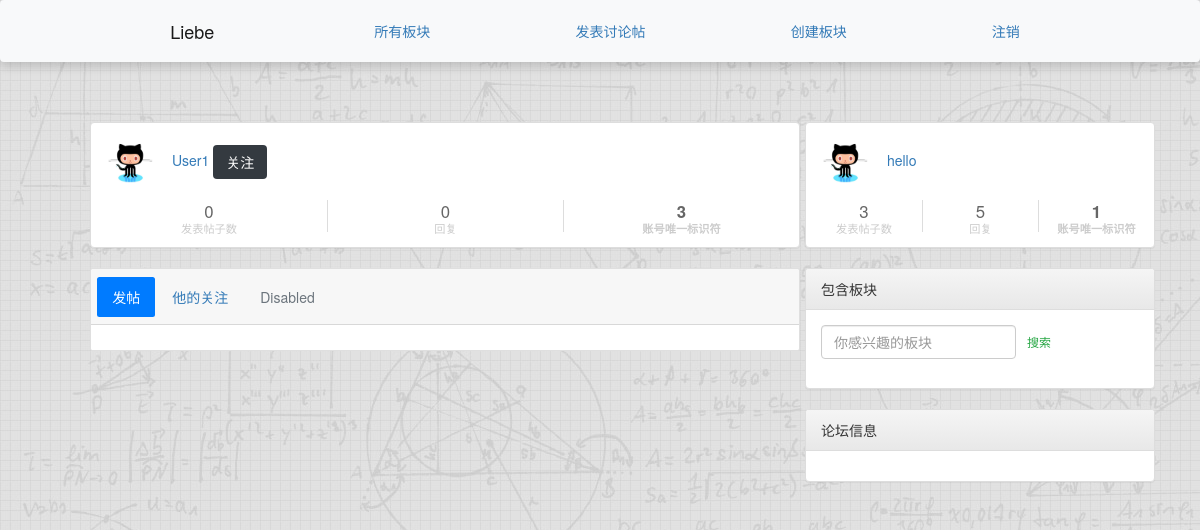
/accounts/profile/User1/ (signed in), run on an earlier commit of the app's database.
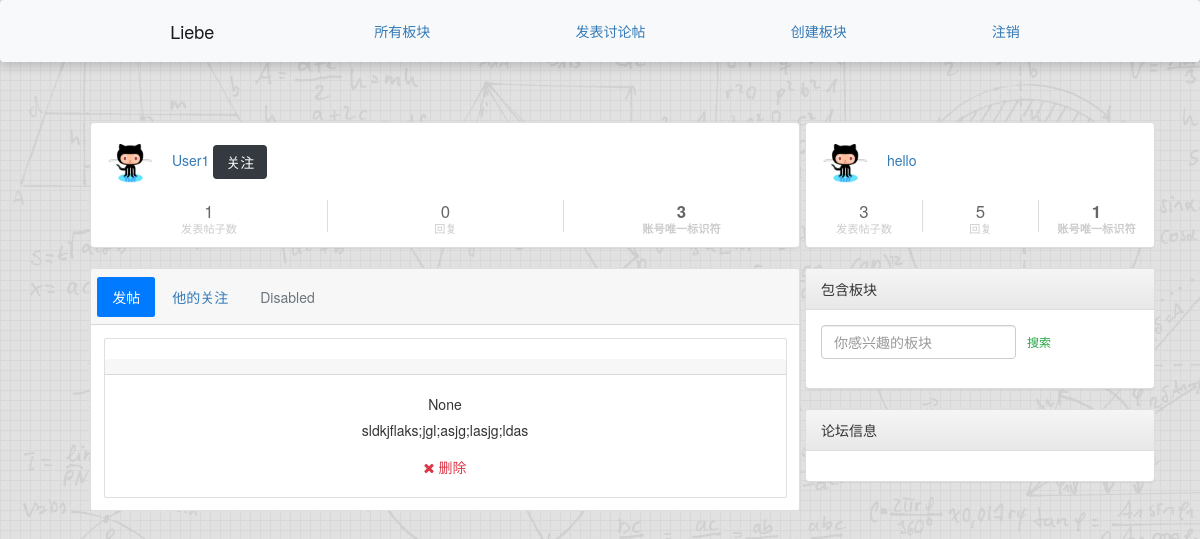
And on a later commit of the database.
### accounts/models.py (models this page shows, shortened)
class User(AbstractUser):
    signature = models.CharField(max_length=255, blank=True, null=True)
    head_img = models.ImageField(height_field=150, width_field=150, blank=True, null=True)
    friends = models.ManyToManyField("User", blank=True, related_name='followed_by')

### posts/models.py (models this page shows, shortened)
class Post(models.Model):
    title = models.CharField(max_length=200, blank=True, null=True)
    user = models.ForeignKey(User, related_name="posts",on_delete=models.CASCADE)
    created_at = models.DateTimeField(auto_now=True)
    message = models.TextField()
    message_html = models.TextField(editable=False)
    group = models.ForeignKey(
        Group, related_name="posts",null=True,
        blank=True,on_delete=models.CASCADE
    )
    class Meta:
        ordering = ["-created_at"]
        unique_together = ["user", "message"]

### accounts/views.py (the view)
# urls.py: path('profile/<username>/', views.UserProfilePage, name="profile"),
def UserProfilePage(request, username):
    post_user = User.objects.prefetch_related("posts").get(username__iexact=username)
    posts = post_user.posts.all()
    comments = post_user.comments.all()
    my_friends = request.user.friends.all()
    context = {
        'posts' : posts,
        'comments' : comments,
        'this_user' : post_user,
        'my_friends' : my_friends,
    }
    return render(request, "accounts/user_profile.html", context)

### accounts/templates/accounts/user_profile.html (shortened to what this page needs)
{% extends 'accounts/user_base.html' %}
{% load static %}
{% block pre_user %}
<div class="panel panel-default">
    <div class="panel-body user-panel">
        <div class="panel-user-info">
            <div class="avatar-name">
                <a href="#">
                    <img class="panel-avatar user-avatar" src="{% static  'image/3.jpg' %}" alt="" />
                </a>
                <span class="panel-username"><a href="{% url 'accounts:profile' username=this_user.username %}">{{ this_user.username }}</a></span>
                {% if this_user not in my_friends %}
                    <a href="{% url 'accounts:follows_him' pk=this_user.id %}">
                        <button type="button" class="btn btn-dark">关注</button>
                    </a>
                {% else %}
                <a href="{% url 'accounts:unfollows_him'  pk=this_user.id %}">
                    <button type="button" class="btn btn-success" >取消关注</button>
                </a>
                {% endif %}
            </div>
            <div class="row panel-user-meta">
                <div class="col-xs-4 panel-user-meta-item">
                        <div class="text-center">
                            <p class="panel-user-meta-item-value">
                                {{  this_user.posts.count }}
                            </p>
                            <p class="panel-user-meta-item-title">发表帖子数</p>
                        </div>
                </div>
                <div class="col-xs-4 panel-user-meta-item">
                        <div class="text-center">
                            <p class="panel-user-meta-item-value">
                                {{ this_user.comments.count }}
                            </p>
                            <p class="panel-user-meta-item-title">回复</p>
                        </div>
                </div>
                <div class="col-xs-4 panel-user-meta-item">
                    <a href="#">
                        <div class="text-center">
                            <p class="panel-user-meta-item-value"><strong>{{ this_user.id }}</strong>
                            </p>
                            <p class="panel-user-meta-item-title"><strong>账号唯一标识符</strong></p>
                        </div>
                    </a>
                </div>
            </div>
        </div>
    </div>
</div>
{% endblock pre_user %}
{% block user_content %}
<div class="card text-center">
    <div class="card-header">
        <ul class="nav nav-pills card-header-pills">
            <li class="nav-item">
                <a class="nav-link active" href="#">发帖</a>
            </li>
            <li class="nav-item">
                <a class="nav-link" href="#">他的关注</a>
            </li>
            <li class="nav-item">
                <a class="nav-link disabled" href="#" tabindex="-1" aria-disabled="true">Disabled</a>
            </li>
        </ul>
    </div>
    <div class="card-body">
        {% for post in posts %}
        <div class="card">
            <h3 class="card-header">{{  post.create_at }}</h3>
            <div class="card-body">
                <h5 class="card-title">{{  post.title }}</h5>
                <p class="card-text"> {{ post.message }} </p>
                <a href="{% url 'posts:delete' pk=post.pk %}" title="delete" class="btn btn-simple">
                    <span class="fa fa-remove text-danger" aria-hidden="true"></span>
                    <span class="text-danger icon-label">删除</span>
                </a>
            </div>
        </div>
        {% endfor %}
    </div>
</div>
{% endblock user_content %}

What changed in the data, as far as the page shows it:
changed User "User1": posts.count "0" → "1"
added Post: title "None", message "sldkjflaks;jgl;asjg;lasjg;ldas"
